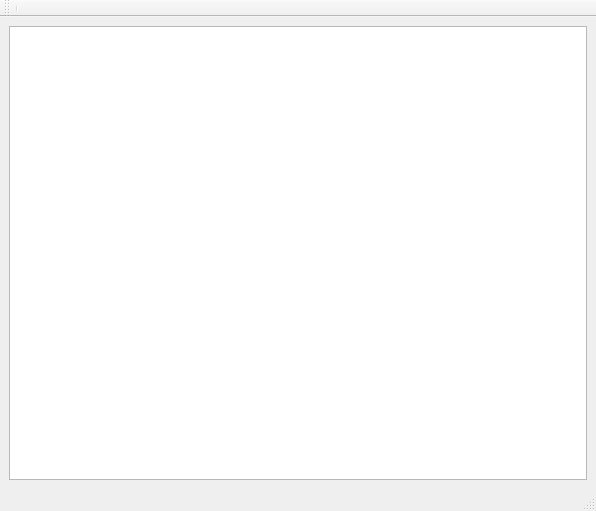
<?xml version="1.0" encoding="UTF-8"?>
<ui version="4.0">
 <class>mainFrameClass</class>
 <widget class="QMainWindow" name="mainFrameClass">
  <property name="geometry">
   <rect>
    <x>0</x>
    <y>0</y>
    <width>596</width>
    <height>511</height>
   </rect>
  </property>
  <property name="windowTitle">
   <string>Network USB-Hub Connect</string>
  </property>
  <widget class="QWidget" name="centralwidget">
   <layout class="QGridLayout" name="gridLayout">
    <item row="0" column="0">
     <widget class="QTreeWidget" name="treeWidget">
      <property name="contextMenuPolicy">
       <enum>Qt::CustomContextMenu</enum>
      </property>
      <property name="toolTip">
       <string/>
      </property>
      <property name="statusTip">
       <string>Discovered network USB hub devices</string>
      </property>
      <property name="alternatingRowColors">
       <bool>true</bool>
      </property>
      <property name="iconSize">
       <size>
        <width>32</width>
        <height>32</height>
       </size>
      </property>
      <property name="uniformRowHeights">
       <bool>true</bool>
      </property>
      <property name="animated">
       <bool>true</bool>
      </property>
      <property name="wordWrap">
       <bool>true</bool>
      </property>
      <property name="headerHidden">
       <bool>true</bool>
      </property>
      <column>
       <property name="text">
        <string notr="true">1</string>
       </property>
      </column>
     </widget>
    </item>
   </layout>
  </widget>
  <widget class="QStatusBar" name="statusbar"/>
  <widget class="QToolBar" name="toolBar">
   <property name="windowTitle">
    <string>toolBar</string>
   </property>
   <attribute name="toolBarArea">
    <enum>TopToolBarArea</enum>
   </attribute>
   <attribute name="toolBarBreak">
    <bool>false</bool>
   </attribute>
   <addaction name="separator"/>
  </widget>
 </widget>
 <resources/>
 <connections/>
</ui>
